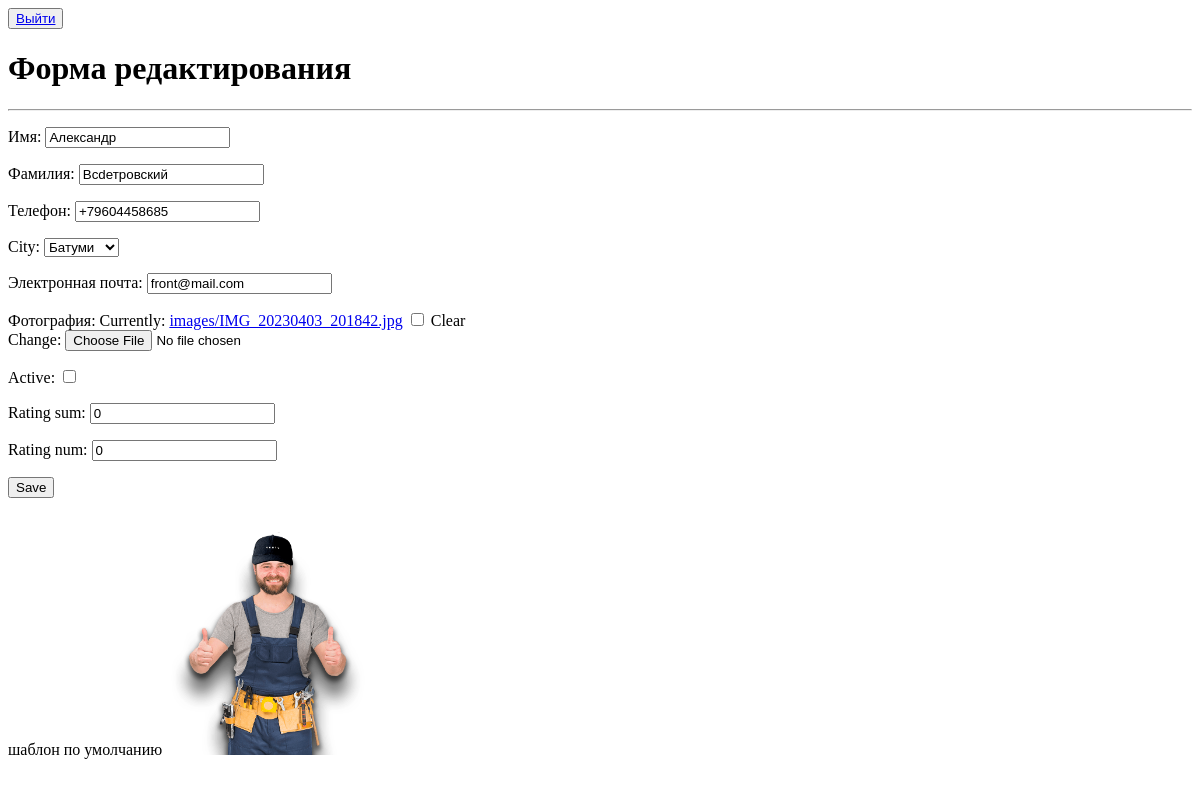
Before: /app/create/19 with the older database file.
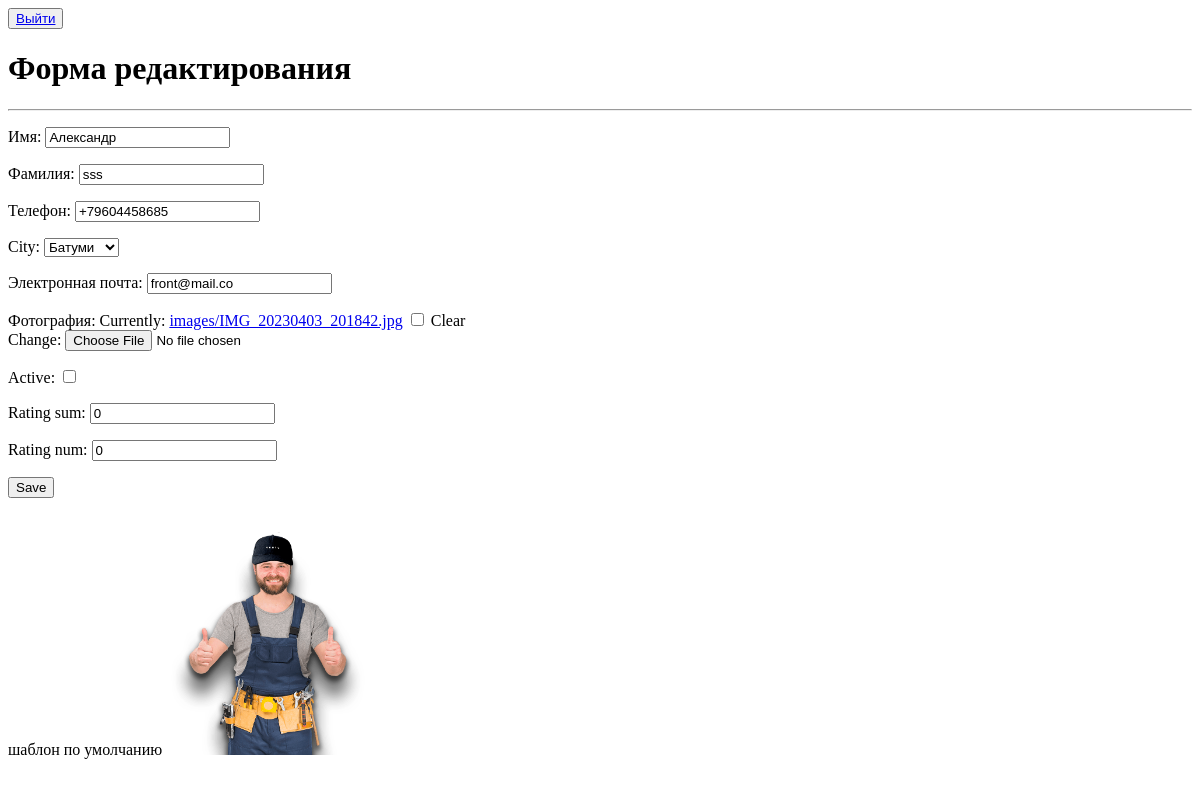
After: the same page with the newer database file.
### app_site/models.py (models this page shows, shortened)
class RepairerList(models.Model):
    name = models.CharField(max_length=100, verbose_name='Имя')
    s_name = models.CharField(max_length=100, null=True, verbose_name='Фамилия')
    phone = models.CharField(validators=[phoneNumberRegex], max_length=16, unique=True, verbose_name='Телефон')
    city = models.CharField(max_length=2, choices=CITY_CHOICES,  default='TB')
    email = models.EmailField(max_length=200, null=True, verbose_name='Электронная почта')
    foto = models.ImageField(upload_to="images/",  null=True, blank=True, verbose_name='Фотография:')
    active = models.BooleanField(default=False)
    rating_sum = models.IntegerField(default=0)
    rating_num = models.IntegerField(default=0)

### app_site/views.py (the view)
# urls.py: path('create/<int:pk>', RepaierUpdate.as_view()),
class RepaierUpdate(UpdateView):
    model = RepairerList
    template_name = 'repaier_create.html'
    form_class = RepairerForm

### app_site/forms.py
class RepairerForm(forms.ModelForm):
    class Meta:
        model = RepairerList
        fields = '__all__'

### templates/repaier_create.html (shortened to what this page needs)
{% extends 'flatpages/default.html' %}
{% block body %}
<button> <a href="/app/logout/">Выйти</a> </button>
<h1>Форма редактирования</h1>
<hr>
<form action="" method="post" enctype="multipart/form-data">
    {{ form.as_p }}
    <input type="submit" value="Save" />
</form>
{% endblock body %}

Changed rows visible on the page:
changed RepairerList "Александр": s_name "Bcdетровский" → "sss"; email "front@mail.com" → "front@mail.co"
